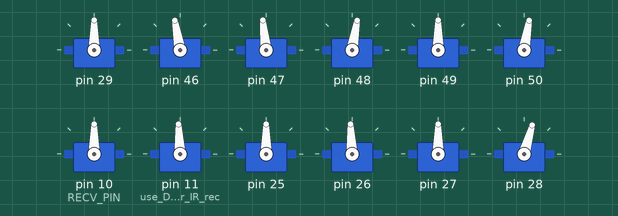
The sketch below on a simulated Arduino Mega 2560, built with avr-gcc and run on an emulated ATmega2560. Shown: 12 × servo. What the sketch prints to the serial monitor is not drawn.

Above: at 3.5 s.
At 3.6 s:
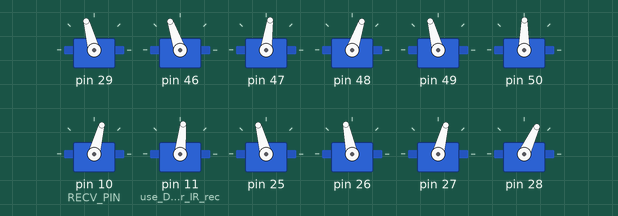
At 3.75 s:
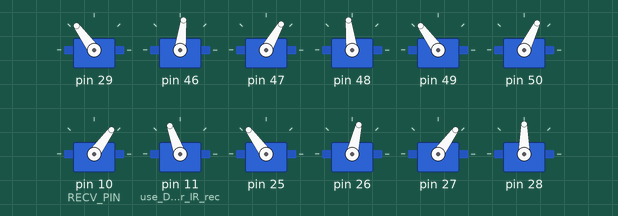
At 3.85 s:
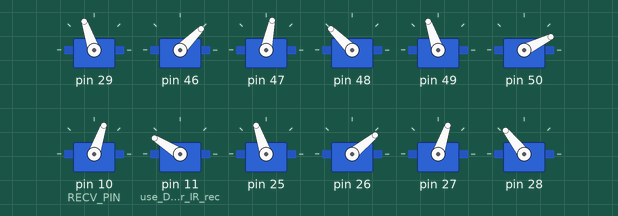
At 4.0 s:
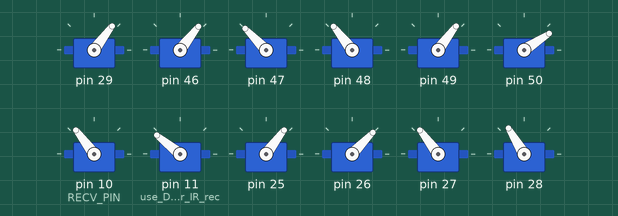
At 4.1 s:
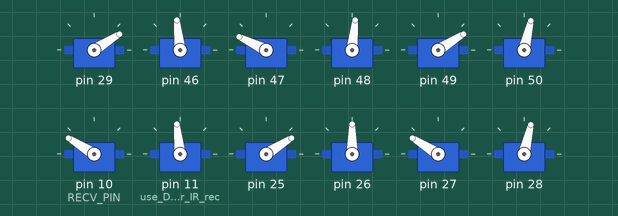
Timing chart, 0 to 6.5 s (numbered marks = the images above):
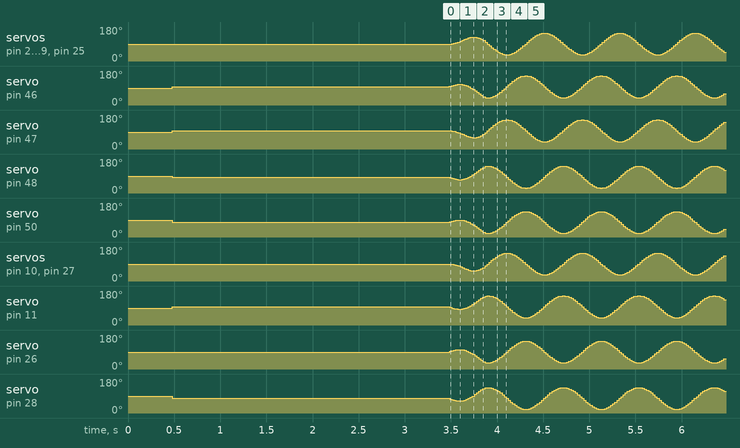

The sketch:

hexpod_example.ino
```cpp
//============================================================== DAGU 12 DOF Hexapod sample code =====================================
//                                                                 Written by: Russell Cameron


//#include <IRremote.h>                                      // IRremote library written by Ken Shirriff
//#include <IRremoteInt.h>                                   // the library can be downloaded from here:
//                                           http://www.arcfn.com/2009/08/multi-protocol-infrared-remote-library.html


//--------------------------- different remotes will generate different values depending on make and model ---------------------------
//----------------------- use the IRtest mode and serial monitor to display the values received by your remote -----------------------

#define IRtest 0                                           // set to 1 for IR test mode


#include <Servo.h>                                         // Standard Arduino servo libarary

int svc[12]={                                              // servo center positions (typically 1500uS)
  1500,1550,1550,1450,                                     // D29 knee1, D46 Hip1, D47 knee2, D48 Hip2
  1500,1400,1500,1550,                                     // D49 knee3, D50 Hip3, D51 knee4, D24 Hip4
  1500,1500,1500,1400                                      // D25 knee5, D26 Hip5, D27 knee6, D28 Hip6
};

Servo sv[12];                                              // Yes! servos can be an array

int angle;                                                 // determines the direction/angle (0°-360°) that the robot will walk in
int rotate;                                                // rotate mode: -1 = anticlockwise, +1 = clockwise, 0 = no rotation
int Speed;                                                 // walking speed: -15 to +15
int Stride;                                                // size of step: exceeding 400 may cause the legs to hit each other

int RECV_PIN = 10;                                         // define D10 as input for IR receiver
//IRrecv irrecv(RECV_PIN);
//decode_results results;

void setup()
{
  Serial.begin (115200);
  Serial.println ("Stating to load program");

  pinMode(11,OUTPUT);                                      // use D11 as GND for IR receiver
  digitalWrite(11,0);
  pinMode(12,OUTPUT);                                      // use D12 as Vcc for IR receiver
  digitalWrite(12,1);

  sv[0].attach(29,800,2200);                               // knee 1
  delay(40);
  sv[1].attach(46,800,2200);                               // Hip  1
  delay(40);
  sv[2].attach(47,800,2200);                               // knee 2
  delay(40);
  sv[3].attach(48,800,2200);                               // Hip  2
  delay(40);
  sv[4].attach(49,800,2200);                               // knee 3
  delay(40);
  sv[5].attach(50,800,2200);                               // Hip  3
  delay(40);
  sv[6].attach(10,800,2200);                               // knee 4
  delay(40);
  sv[7].attach(11,800,2200);                               // Hip  4
  delay(40);
  sv[8].attach(25,800,2200);                               // knee 5
  delay(40);
  sv[9].attach(26,800,2200);                               // Hip  5
  delay(40);
  sv[10].attach(27,800,2200);                              // knee 6
  delay(40);
  sv[11].attach(28,800,2200);                              // Hip  6
  delay(40);

  for(int i=0;i<12;i++)
  {
    sv[i].writeMicroseconds(svc[i]);                       // initialize servos
  }
  delay(3000);                                             // optional - gives you time to put the robot down before it starts

  /*  if(IRtest==1) Serial.begin(9600);                        // IR test mode displays IR receiver values on serial monitor
  irrecv.enableIRIn();                                     // Start the receiver
  */
}

void loop()
{
  /*  if (irrecv.decode(&results))                             // check for IR command
  {                                                        // change IRC comparison values to suit your TV, DVD, Stereo remote
    int IRC=results.value;
    if(IRtest==1) Serial.println(IRC);                     // display value from IR receiver on serial monitor in test mode

    if(IRC==2640 || IRC==528)                              // STOP
    {
      Speed=0;
      angle=0;
      rotate=0;
    }

    if(IRC==144 || IRC==2064)                              // FORWARD
    {
      Speed=10;
      rotate=0;
      angle=0;
    }

    if(IRC==2192 || IRC==3600)                             // REVERSE
    {
      Speed=-10;
      rotate=0;
      angle=0;
    }

    if(IRC==1168)                                          // ROTATE CLOCKWISE
    {
      Speed=10;
      rotate=1;
      angle=0;
    }

    if(IRC==3216)                                          // ROTATE COUNTER CLOCKWISE
    {
      Speed=10;
      rotate=-1;
      angle=0;
    }

    if(IRC==16)                                            // 45 DEGREES
    {
      Speed=10;
      rotate=0;
      angle=45;
    }

    if(IRC==3088)                                          // 90 DEGREES
    {
      Speed=10;
      rotate=0;
      angle=90;
    }

    if(IRC==1552)                                          // 135 DEGREES
    {
      Speed=10;
      rotate=0;
      angle=135;
    }

    if(IRC==272)                                           // 225 DEGREES
    {
      Speed=10;
      rotate=0;
      angle=225;
    }

    if(IRC==2576)                                          // 270 DEGREES
    {
      Speed=10;
      rotate=0;
      angle=270;
    }

    if(IRC==1040)                                          // 315 DEGREES
    {
      Speed=10;
      rotate=0;
      angle=315;
    }
    irrecv.resume();                                       // receive the next value
  }

  if(IRtest==1) return;                                    // robot does not walk in IRtest mode
  */

  Speed = 10;
  rotate = 1;
  angle = 0;
    if (angle > 359)
    angle -= 360;
  else if (angle < 0)
    angle += 360;                                 // keep travel angle within 0°-360°
  if (angle>359) angle-=360;                               // keep travel angle within 0°-360°
  Serial.println("Walking");
  Serial.print ("Speed: ");
  Serial.print (Speed);
  Serial.print (" Rotate: ");
  Serial.print (rotate);
  Serial.print (" angle: ");
  Serial.println (angle);
  Walk();                                                  // move legs to generate walking gait
  delay(15);
}


void Walk()                                                // all legs move in a circular motion
{
  if(Speed==0)                                             // return all legs to default position when stopped
 {
    Stride-=25;                                            // as Stride aproaches 0, all servos return to center position
    if(Stride<0) Stride=0;                                 // do not allow negative values, this would reverse movements
  }
  else                                                     // this only affects the robot if it was stopped
  {
    Stride+=25;                                            // slowly increase Stride value so that servos start up smoothly
    if(Stride>450) Stride=450;                             // maximum value reached, prevents legs from colliding.
  }

  float A;                                                 // temporary value for angle calculations
  double Xa,Knee,Hip;                                      // results of trigometric functions
  static int Step;                                         // position of legs in circular motion from 0° to 360°

  Serial.println ("1 3 5");
  for(int i=0;i<6;i+=2)                                    // calculate positions for odd numbered legs 1,3,5
  {
    A=float(60*i+angle);                                   // angle of leg on the body + angle of travel
    if(A>359) A-=360;                                      // keep value within 0°-360°

    A*=PI/180;                                            // convert degrees to radians for SIN function

    Xa=Stride*rotate;                                      // Xa value for rotation
    if(rotate==0)                                          // hip movement affected by walking angle
    {
      Xa=sin(A)*(-Stride);                                   // Xa hip position multiplier for walking at an angle
    }

    A=float(Step);                                         // angle of leg
    A*=PI/180;                                            // convert degrees to radians for SIN function
    Knee=sin(A)*Stride;
    Hip=cos(A)*Xa;

    sv[i*2].writeMicroseconds(svc[i*2]+int(Knee));         // update knee  servos 1,3,5
    sv[i*2+1].writeMicroseconds(svc[i*2+1]+int(Hip));      // update hip servos 1,3,5
    Serial.print ("Knee: ");
    Serial.println (Knee);
    Serial.print (" Hip: ");
    Serial.println (Hip);
  }
  Serial.println ("2 4 6");
  for(int i=1;i<6;i+=2)                                    // calculate positions for even numbered legs 2,4,6
  {
    A=float(60*i+angle);                                   // angle of leg on the body + angle of travel
    if(A>359) A-=360;                                      // keep value within 0°-360°

    A*=PI/180;                                            // convert degrees to radians for SIN function
    Xa=Stride*rotate;                                      // Xa value for rotation
    if(rotate==0)                                          // hip movement affected by walking angle
    {
      Xa=sin(A)*(-Stride);                                   // Xa hip position multiplier for walking at an angle
    }

    A=float(Step+180);                                     // angle of leg
    if(A>359) A-=360;                                      // keep value within 0°-360°
    A*=PI/180;                                            // convert degrees to radians for SIN function
    Knee=sin(A)*Stride;
    Hip=cos(A)*Xa;

    sv[i*2].writeMicroseconds(svc[i*2]+int(Knee));         // update knee  servos 2,4,6
    sv[i*2+1].writeMicroseconds(svc[i*2+1]+int(Hip));      // update hip servos 2,4,6
  }

  Step+=Speed;                                             // cycle through circular motion of gait
  if (Step > 359)
    Step -= 360;
  else if (Step < 0)
    Step += 360;                         // keep value within 0°-360°

}
```
